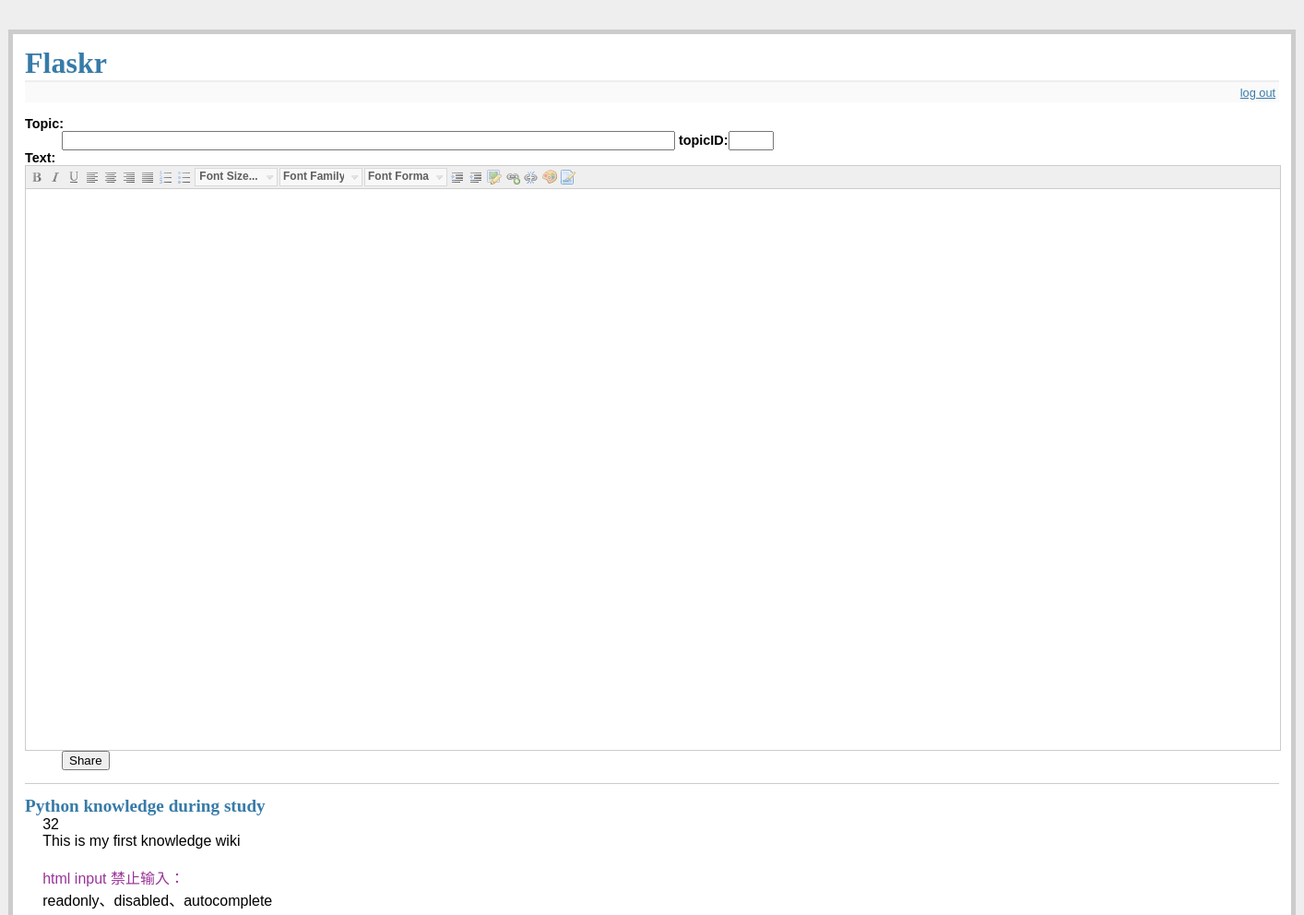
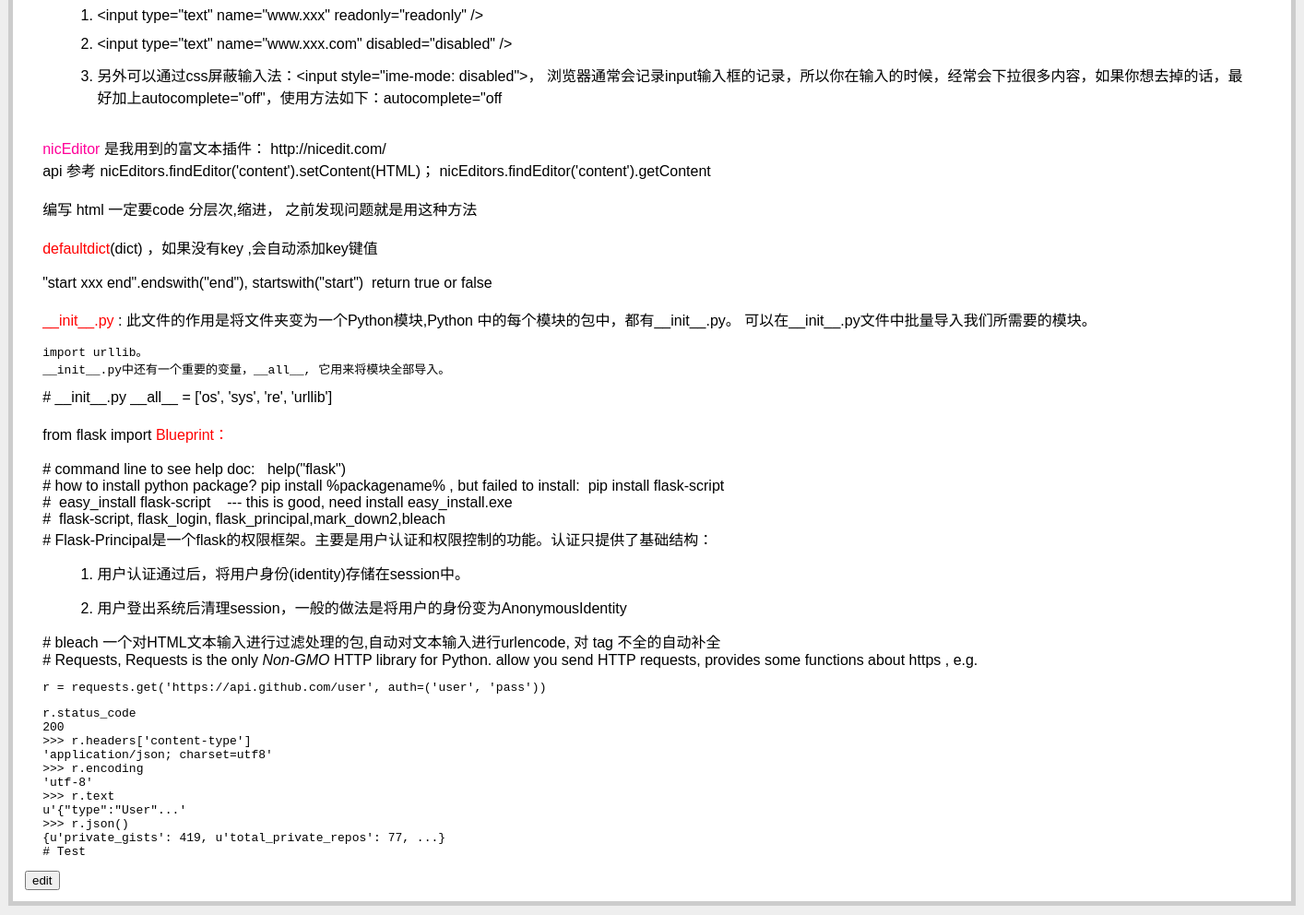
The page / (signed in) on the database its author committed (2 pictures, top to bottom).
### tables this page shows
CREATE TABLE "knowledge" (
	`cateID`	INTEGER,
	`topic`	TEXT NOT NULL,
	`content`	TEXT,
	`topicID`	INTEGER NOT NULL PRIMARY KEY AUTOINCREMENT UNIQUE
);

### PyWiki.py (the view)
@app.route('/')
def show_entries():
    if not session.get('logged_in'):
        return redirect(url_for('login'))
    else:
        db = get_db()
        cur = db.execute('select topic, topicid,content from knowledge order by topicid desc')
        entries = cur.fetchall()
        return render_template('show_entries.html', entries=entries)

### PyWiki.py (called while the page is built)
def connect_db():
    rv = sqlite3.connect(app.config['DATABASE'])
    rv.row_factory = sqlite3.Row
    return rv

def get_db():
    if not hasattr(g, 'sqlite_db'):
        g.sqlite_db = connect_db()
    return g.sqlite_db

### templates/show_entries.html (shortened to what this page needs)
{% extends "layout.html" %}
{% block body %}
  {% if session.logged_in %}
    <form id="fastpostform" action="{{ url_for('add_entry') }}" method="post" class="add-entry">
      <dl>
        <dt>Topic:
        <dd><input id="topic" type="text" size="80" name="topic"/>  topicID:<input id="topicID" type="text" size=3 name="topicID"/>
        <dt>Text:
        <dd><input type="button" onclick="validInputSubmit()" value="Share">
      </dl>
    </form>
  {% endif %}
  <ul class="entries">
  {% for entry in entries %}
    <div id="contentblock" class="itemblock">
    	<li>
    		<h2>
    			<div id='tpic_{{ entry.topicID }}'>
    				{{ entry.topic }}
    			</div>
    		</h2>
    		<span>
    			{{ entry.topicID }}
    		</span>
    		<div id='ctn_{{ entry.topicID }}'>
    			{{ entry.content|safe }}
    		</div>
    	</li>
    </div>
    <div id="btnblock" >
    	<input type="button" name="edit" value="edit" onclick=edit({{ entry.topicID }}) />
    </div>
  {% else %}
    <li><em>Unbelievable.  No entries here so far</em></li>
  {% endfor %}
  </ul>
{% endblock %}

### templates/layout.html (shortened to what this page needs)
<!doctype html>
<html lang="en">
<head>
</head>
<link rel="stylesheet" type="text/css" href="{{ url_for('static', filename='style.css') }}">
<div class="page">
  <h1>Flaskr</h1>
  <div class="metanav">
  {% if not session.logged_in %}
    <a href="{{ url_for('login') }}">log in</a>
  {% else %}
    <a href="{{ url_for('logout') }}">log out</a>
  {% endif %}
  </div>
  {% block body %}{% endblock %}
</div>
</html>

### static/style.css (style rules this page uses)
a, h1, h2 { color: #377BA8; }
h1, h2 { font-family: 'Georgia', serif; margin: 0; }
h1 { border-bottom: 2px solid #eee; }
h2 { font-size: 1.2em; }
.page { margin: 2em auto; width: 85em; border: 5px solid #ccc; padding: 0.8em; background: white; }
.entries { list-style: none; margin: 0; padding: 0; }
.entries li { margin: 0.8em 1.2em; }
.entries li h2 { margin-left: -1em; }
.add-entry { font-size: 0.9em; border-bottom: 1px solid #ccc; }
.add-entry dl { font-weight: bold; }
.metanav { text-align: right; font-size: 0.8em; padding: 0.3em; margin-bottom: 1em; background: #fafafa; }

### rows shown on the page
knowledge: topic "Python knowledge during study", topicID "32", content "This is my first knowledge wiki html input 禁止输入： readonly、disabled、autocomplete <input type=\"text\" name=\"www.xxx\" readonly=\"readonly\" /> <input type=\"text\" name=\"www.xxx.com\" disabled=\"disabled\" /> 另外可以通过css屏蔽输入法：<input style=\"ime-mode: disabled\">， 浏览器通常会记录input输入框的记录，所以你在输入的时候，经常会下拉很多内容，如果你想去掉的话，最好加上autocomplete=\"off\"，使用方法如下：autocomplete=\"off nicEditor 是我用到的富文本插件： http://nicedit.com/ api 参考 nicEditors.findEditor('content').setContent(HTML)； nicEditors.findEditor('content').getContent 编写 html 一定要code 分层次,缩进， 之前发现问题就是用这种方法 defaultdict (dict) ，如果没有key ,会自动添加key键值 \"start xxx end\".endswith(\"end\"), startswith(\"start\") return true or false __init__.py : 此文件的作用是将文件夹变为一个Python模块,Python…"
